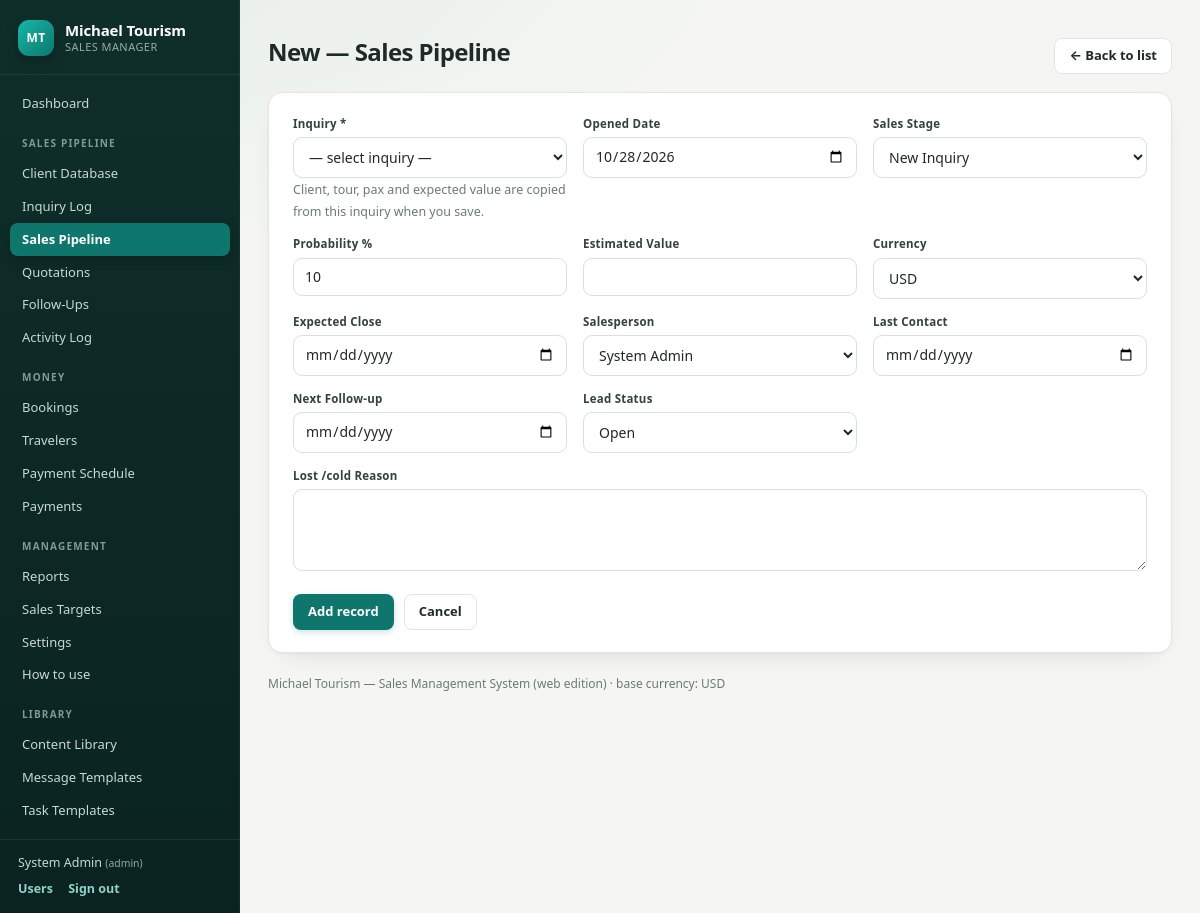
The app's page /index.php?page=pipeline&action=form (signed in) with its own data.
### tables this page shows
CREATE TABLE IF NOT EXISTS `users` (
  `id`            INT AUTO_INCREMENT PRIMARY KEY,
  `name`          VARCHAR(100) NOT NULL,
  `email`         VARCHAR(150) NOT NULL UNIQUE,
  `salt`          VARCHAR(64)  NOT NULL,
  `password_hash` VARCHAR(64)  NOT NULL,
  `role`          ENUM('admin','manager','sales') NOT NULL DEFAULT 'sales',
  `active`        TINYINT(1) NOT NULL DEFAULT 1,
  `created_at`    TIMESTAMP NOT NULL DEFAULT CURRENT_TIMESTAMP
);

### app/views/crud_form.php (the view, shortened to what the rows shown need)
<div class="topbar">
  <h1><?= $id ? 'Edit' : 'New' ?> — <?= e($m['title']) ?><?= $id ? ' (' . code_of($m['prefix'], $id) . ')' : '' ?></h1>
  <a class="btn ghost" href="index.php?page=<?= e($module) ?>">← Back to list</a>
</div>
<div class="card form">
  <form method="post" action="index.php?page=<?= e($module) ?>&action=save">
    <div class="fgrid">
      <?php foreach ($m['fields'] as $f):
            [$name, $label, $type] = $f;
            $req = ($f[3] ?? '') === 'req';
            $val = $row[$name] ?? '';
            if ($val === null || $val === '') {
                $def = $m['defaults'][$name] ?? '';
                if ($def === 'today')             $val = date('Y-m-d');
                elseif ($def === '+3 days')       $val = date('Y-m-d', strtotime('+3 days'));
                elseif ($def === '+7 days')       $val = date('Y-m-d', strtotime('+7 days'));
                elseif ($def === 'current_month') $val = (int)date('n');
                elseif ($def === 'current_year')  $val = (int)date('Y');
                elseif ($def !== '')              $val = $def;
            }
            if ($type === 'users' && ($val === null || $val === '')) $val = $user['id'] ?? '';
            if ($type === 'currency' && ($val === null || $val === '')) $val = base_currency();
            $reqAttr = $req ? ' required' : '';
      ?>
        <div class="field <?= $type === 'textarea' ? 'span2' : '' ?>">
          <label><?= e($label) ?><?= $req ? ' *' : '' ?></label>
          <?php if ($type === 'text'): ?>
            <input type="text" name="<?= e($name) ?>" value="<?= e((string)$val) ?>"<?= $reqAttr ?>>
            <?php if ($name === 'new_client_name'): ?><small class="hint">Leave blank if the client is already in the list above.</small><?php endif; ?>
          <?php elseif ($type === 'email'): ?>
            <input type="email" name="<?= e($name) ?>" value="<?= e((string)$val) ?>"<?= $reqAttr ?>>
          <?php elseif ($type === 'date'): ?>
            <input type="date" name="<?= e($name) ?>" value="<?= e((string)$val) ?>"<?= $reqAttr ?>>
          <?php elseif ($type === 'int'): ?>
            <input type="number" step="1" name="<?= e($name) ?>" value="<?= $val === null ? '' : e((string)$val) ?>"<?= $reqAttr ?>>
          <?php elseif ($type === 'money'): ?>
            <input type="number" step="0.01" name="<?= e($name) ?>" value="<?= $val === null ? '' : e((string)$val) ?>"<?= $reqAttr ?>>
          <?php elseif ($type === 'textarea'): ?>
            <textarea name="<?= e($name) ?>" rows="3"<?= $reqAttr ?>><?= e((string)$val) ?></textarea>
          <?php elseif ($type === 'bool'): ?>
            <label class="chk"><input type="checkbox" name="<?= e($name) ?>" value="1" <?= (int)$val === 1 ? 'checked' : '' ?>> Yes</label>
          <?php elseif ($type === 'currency'): ?>
            <select name="<?= e($name) ?>"<?= $reqAttr ?>>
              <?php foreach (crud_options('currency') as $c): ?>
                <option value="<?= e($c) ?>" <?= (string)$val === $c ? 'selected' : '' ?>><?= e($c) ?></option>
              <?php endforeach; ?>
            </select>
          <?php elseif (strpos($type, 'list:') === 0): ?>
            <select name="<?= e($name) ?>"<?= $reqAttr ?>>
              <?php foreach (crud_options($type) as $o): ?>
                <option value="<?= e($o) ?>" <?= (string)$val === $o ? 'selected' : '' ?>><?= e($o) ?></option>
              <?php endforeach; ?>
            </select>
          <?php elseif ($type === 'users'): ?>
            <select name="<?= e($name) ?>"<?= $reqAttr ?>>
              <?php foreach (crud_options('users') as $uid => $uname): ?>
                <option value="<?= (int)$uid ?>" <?= (string)$val === (string)$uid ? 'selected' : '' ?>><?= e($uname) ?></option>
              <?php endforeach; ?>
            </select>
          <?php elseif (strpos($type, 'ref:') === 0): ?>
            <?php
              $ropts = crud_options($type);
              $inqOwners = [];
              if ($type === 'ref:inquiries') {
                  foreach (DB::all('SELECT id, assigned_to FROM inquiries') as $ir)
                      $inqOwners[(int)$ir['id']] = (int)$ir['assigned_to'];
              }
            ?>
            <select name="<?= e($name) ?>"<?= $reqAttr ?>>
              <?php foreach ($ropts as $rid => $rlabel): ?>
                <option value="<?= $rid === null ? '' : (int)$rid ?>"<?= $type === 'ref:inquiries' && isset($inqOwners[(int)$rid]) ? ' data-owner="' . $inqOwners[(int)$rid] . '"' : '' ?> <?= (string)$val === (string)$rid ? 'selected' : '' ?>><?= e($rlabel) ?></option>
              <?php endforeach; ?>
            </select>
            <?php if ($type === 'ref:inquiries'): ?>
              <small class="hint">Client, tour, pax and expected value are copied from this inquiry when you save.</small>
            <?php endif; ?>
          <?php endif; ?>
        </div>
      <?php endforeach; ?>
    </div>
    <div class="formfoot">
      <button class="btn primary" type="submit"><?= $id ? 'Save changes' : 'Add record' ?></button>
      <a class="btn ghost" href="index.php?page=<?= e($module) ?>">Cancel</a>
    </div>
  </form>
</div>

### app/views/layout.php (shortened to what the rows shown need)
?><!DOCTYPE html>
<html lang="en">
<head>
<link rel="stylesheet" href="assets/style.css">
</head>
<body class="<?= !empty($bare) ? 'bare' : '' ?>">
<?php if (!empty($bare)): ?>
  <?= $content ?>
<?php else: ?>
<div class="shell">
  <aside class="side">
    <div class="brand">
      <span class="mark">MT</span>
      <div class="brandtext"><b>Michael Tourism</b><span>Sales Manager</span></div>
    </div>
    <nav>
      <a href="index.php?page=dashboard" <?= ($page ?? '') === 'dashboard' ? 'class="on"' : '' ?>>Dashboard</a>
      <?php
        $groups = [
          'Sales Pipeline' => [
            ['clients',      'Client Database'],
            ['inquiries',    'Inquiry Log'],
            ['pipeline',     'Sales Pipeline'],
            ['quotations',   'Quotations'],
            ['followups',    'Follow-Ups'],
            ['activities',   'Activity Log'],
          ],
          'Money' => [
            ['bookings',     'Bookings'],
            ['travelers',    'Travelers'],
            ['schedule',     'Payment Schedule'],
            ['payments',     'Payments'],
          ],
          'Management' => [
            ['reports',      'Reports'],
            ['targets',      'Sales Targets'],
            ['settings',     'Settings'],
            ['help',         'How to use'],
          ],
          'Library' => [
            ['content_library',   'Content Library'],
            ['message_templates', 'Message Templates'],
            ['task_templates',    'Task Templates'],
          ],
        ];
        foreach ($groups as $label => $items): ?>
          <div class="navgrp"><?= e($label) ?></div>
          <?php foreach ($items as [$p, $txt]): ?>
            <a href="index.php?page=<?= $p ?>" <?= ($page ?? '') === $p ? 'class="on"' : '' ?>><?= e($txt) ?></a>
          <?php endforeach; ?>
        <?php endforeach; ?>
    </nav>
    <div class="me">
      <div><?= e($user['name'] ?? '') ?> <small>(<?= e($user['role'] ?? '') ?>)</small></div>
      <a href="index.php?page=users">Users</a>
      <a href="index.php?page=logout">Sign out</a>
    </div>
  </aside>
  <main class="main">
    <?= $content ?>
    <footer class="foot">Michael Tourism — Sales Management System (web edition) · base currency: <?= e($base_cur) ?></footer>
  </main>
</div>
<?php endif; ?>
</body>
</html>

### records on screen
users: name "System Admin", role "admin", assigned_to "System Admin"

### other values on screen
$label "SALES PIPELINE"
$txt "Client Database"
$txt "Inquiry Log"
$txt "Sales Pipeline"
$txt "Quotations"
$txt "Follow-Ups"
$txt "Activity Log"
$label "MONEY"
$txt "Bookings"
$txt "Travelers"
$txt "Payment Schedule"
$txt "Payments"
$label "MANAGEMENT"
$txt "Reports"
$txt "Sales Targets"
